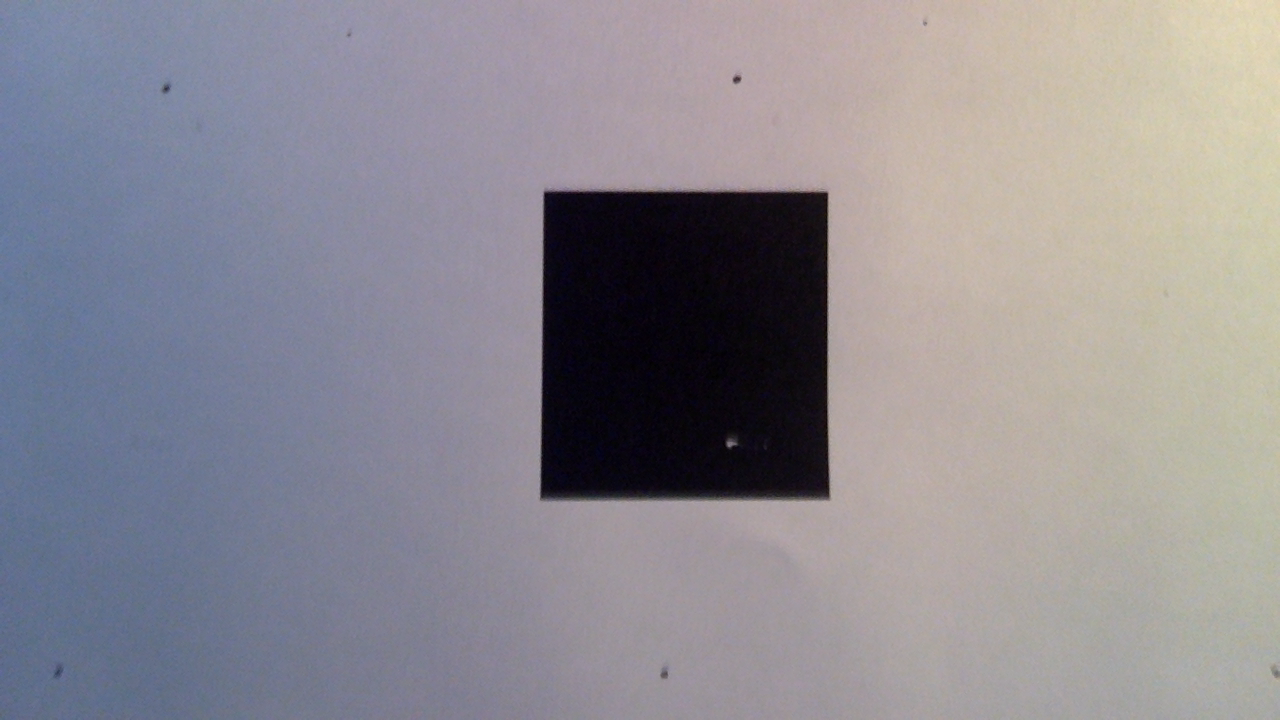
#> input picture machine-learning/shapes/testing/rect-camara.png, 1280 x 720 px, found by its file name
$ python noise-reduction.py
#> lines starting #> are read from the running program, lines starting #| are printed output that depends on the picture; after the words box and inside, x2 and y2 are one past the last pixel; in counts of white or black regions, pixels touching at a corner belong together
import cv2
import numpy as np

image = cv2.imread("/Users/abettati/projects/computer-vision/machine-learning/shapes/testing/rect-camara.png")
#> image is the input picture: shape (720, 1280, 3); mean B, G, R 146.4, 139.4, 142.4
gray = cv2.cvtColor(image, cv2.COLOR_RGB2GRAY)
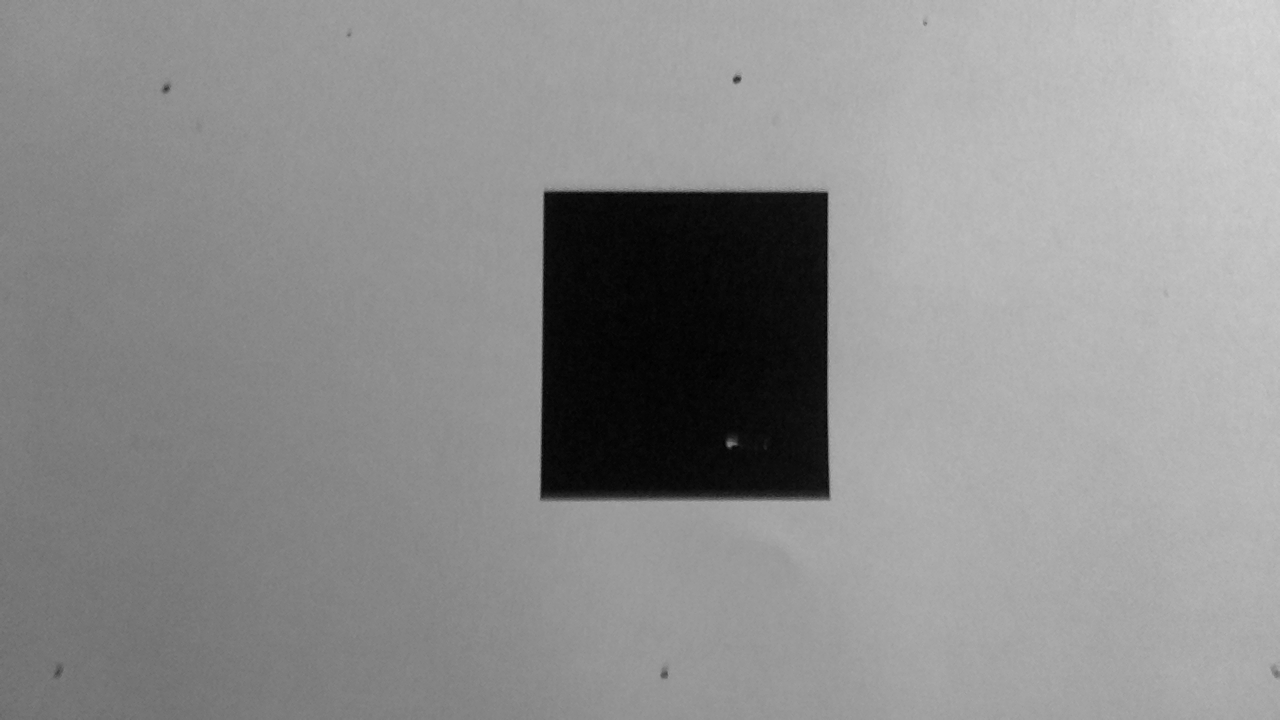
#> gray: shape (720, 1280); min 0, max 213, mean 141.8
block_size = 67
bin = cv2.adaptiveThreshold(gray, 255, cv2.ADAPTIVE_THRESH_GAUSSIAN_C, cv2.THRESH_BINARY, block_size, 2)
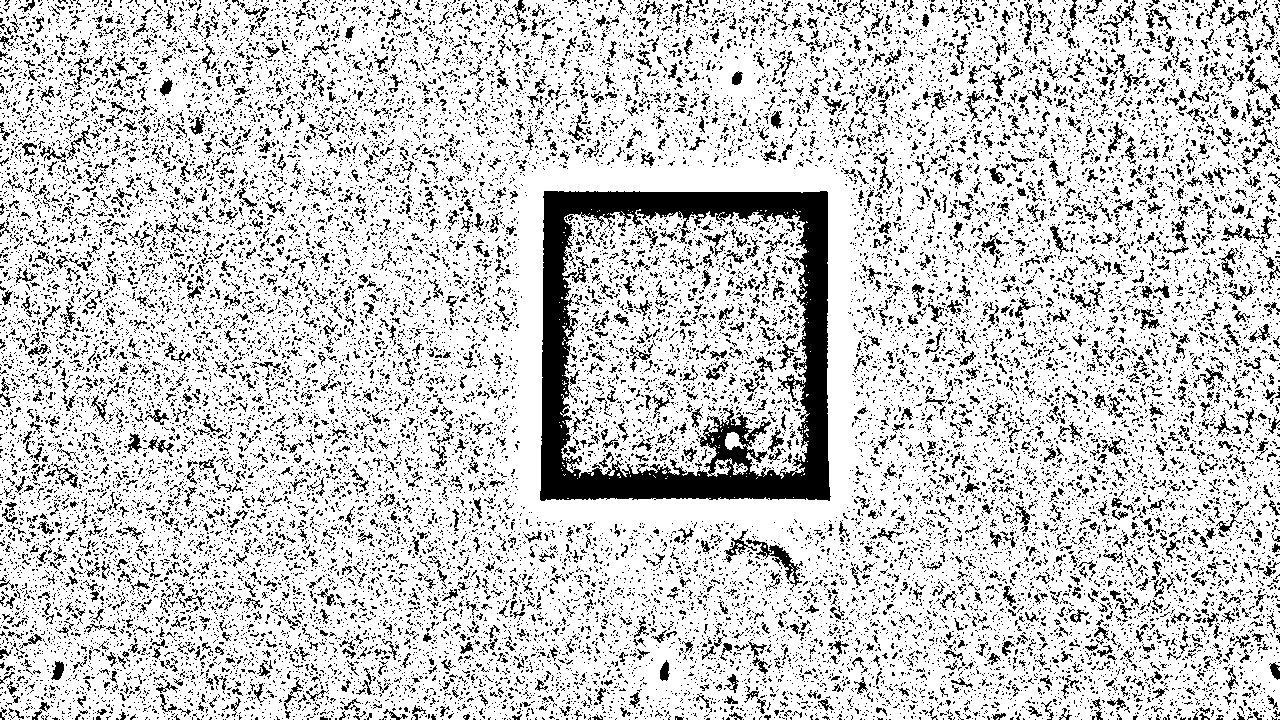
#> bin: shape (720, 1280); 79.7% white; 23899 black regions (22010 under 20 px), largest, box (x1, y1, x2, y2) and area: (540, 191, 831, 501) 29952, (746, 538, 802, 586) 566, (724, 529, 757, 563) 242

# Invert the image so the area of the UAV is filled with 1's. This is necessary since
# cv::findContours describes the boundary of areas consisting of 1's.
bin = 255 - bin

cv2.imshow('binary', bin)

kernel = np.ones((3,3),np.uint8)
# buscamos eliminar falsos positivos (puntos blancos en el fondo)
bin = cv2.morphologyEx(bin, cv2.MORPH_ERODE, kernel)
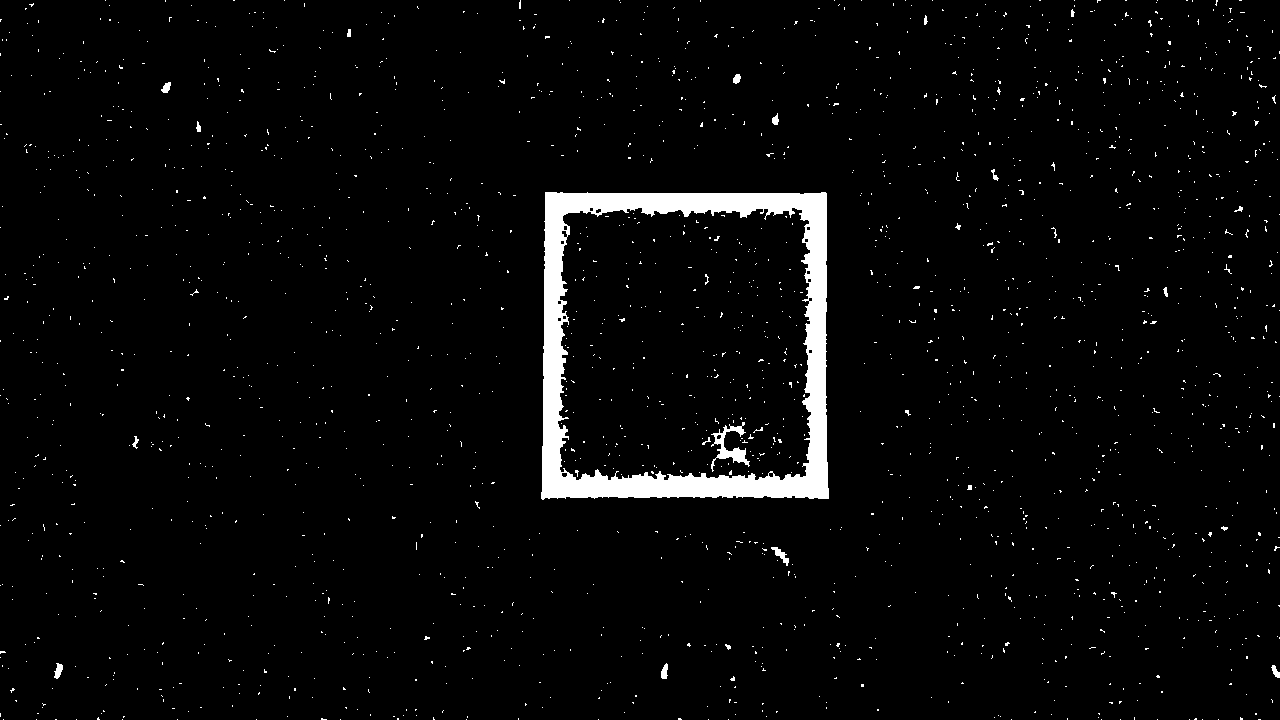
#> bin: shape (720, 1280); 3.1% white; 2008 white regions (1985 under 20 px)
cv2.imshow('after', bin)

contours, hierarchy = cv2.findContours(bin, cv2.RETR_LIST, cv2.CHAIN_APPROX_SIMPLE)
#> contours = 2026 contours, 2008 with area under 20; largest, box (x1, y1, x2, y2) and area: (541, 192, 829, 500) 85726, (557, 207, 812, 481) 64667, (711, 422, 750, 472) 488, (771, 547, 789, 566) 92, (54, 663, 63, 679) 70
shape_contour = max(contours, key=cv2.contourArea)
#> shape_contour = contour of 213 points, box (x1, y1, x2, y2) (541, 192, 829, 500), area 85726
cv2.drawContours(image, [shape_contour], -1, (255, 0, 255), 3)
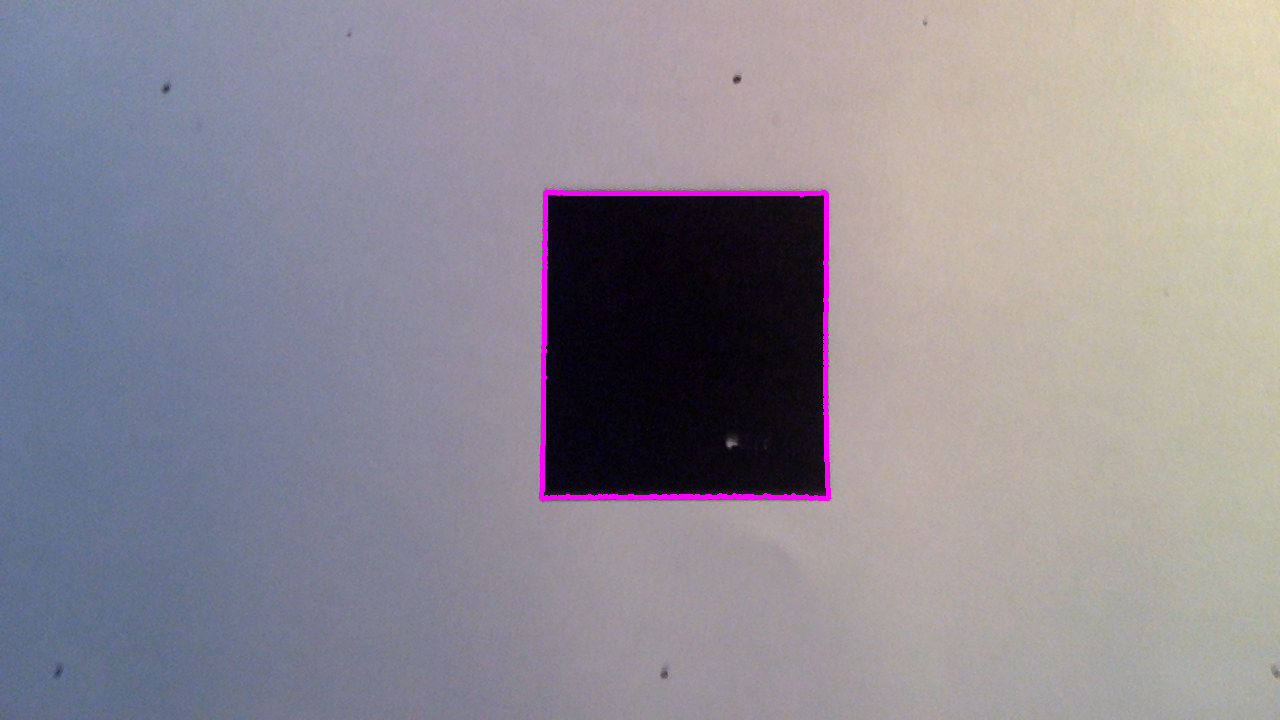
#> image: shape (720, 1280, 3); 0.64% of pixels changed, all inside (x1, y1, x2, y2) = (539, 190, 831, 502)
cv2.imshow('with contours', image)
cv2.waitKey(0)
